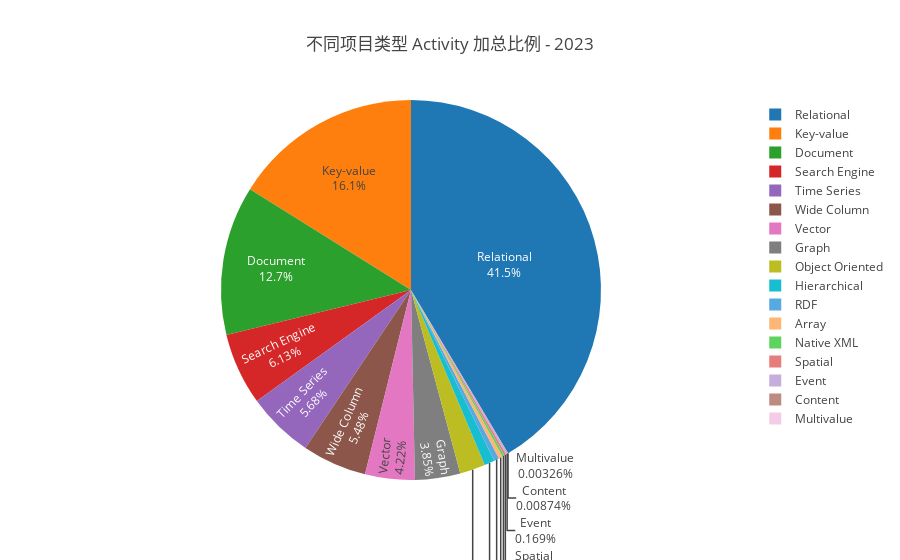

The cell this chart's notebook holds for it:
### Code cell
openDigger.index.activity.getRepoActivity({
    labelUnion: [':technology/database'],
    startYear: 2023, endYear: 2023, endMonth: 12,
    groupBy: 'Tech-1',
    groupTimeRange: 'year',
    order: 'DESC',
    limit: -1
}).then(data => {
    var data = data.filter(i => i.id.startsWith(':technology/database'));
    data.map(row => {
        var parts = row.name.split(/ - /);
        row.name = parts[parts.length - 1];
        return row;
    });
    openDigger.render.plotly([
    {labels: data.map(item => item.name), values: data.map(item => item.activity[0]),type:'pie', name: 'times', textinfo: "label+percent"}], 
    {
        title: '不同项目类型 Activity 加总比例 - 2023',
        xaxis: {type: 'category'},
        height: 600,
        //width:1050,
    });
})

### Figure 1 — Plotly figure (JSON) as saved in the notebook; plotly's stock layout.template omitted (floating-point values rounded to 4 significant figures)
{"data": [{"labels": ["Relational", "Key-value", "Document", "Search Engine", "Time Series", "Wide Column", "Vector", "Graph", "Object Oriented", "Hierarchical", "RDF", "Array", "Native XML", "Spatial", "Event", "Content", "Multivalue"], "name": "times", "textinfo": "label+percent", "type": "pie", "values": [161000.0, 62500.0, 49400.0, 23800.0, 22080.0, 21290.0, 16400.0, 14950.0, 8418.0, 3407.0, 1702.0, 1280.0, 737.9, 680.8, 654.4, 33.94, 12.68]}], "layout": {"autosize": true, "title": {"text": "不同项目类型 Activity 加总比例 - 2023"}, "xaxis": {"type": "category"}}}
